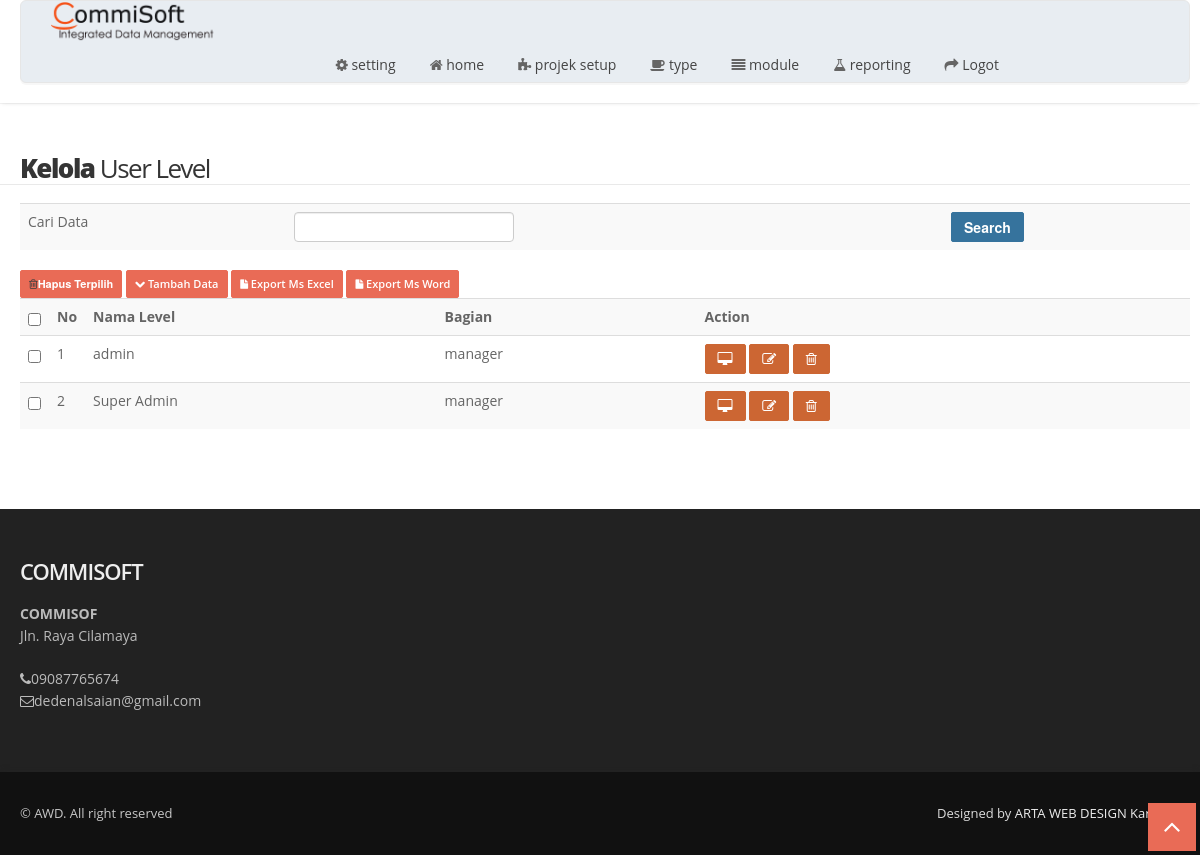
Screenshot of /index.php/userlevel with the database file from the repository.
### tables this page shows
CREATE TABLE `tbl_menu`  (
  `id_menu` int(11) NOT NULL AUTO_INCREMENT,
  `title` varchar(50) NOT NULL,
  `url` varchar(30) NOT NULL,
  `icon` varchar(30) NOT NULL,
  `is_main_menu` int(11) NOT NULL,
  `is_aktif` enum('y','n') NOT NULL COMMENT 'y=yes,n=no',
  PRIMARY KEY (`id_menu`) USING BTREE
);

CREATE TABLE `tbl_user_level`  (
  `id_user_level` int(11) NOT NULL AUTO_INCREMENT,
  `nama_level` varchar(30) NOT NULL,
  `bagian` varchar(100) NOT NULL,
  PRIMARY KEY (`id_user_level`) USING BTREE
);

CREATE TABLE `tbl_perusahaan`  (
  `id_perusahaan` int(11) NOT NULL AUTO_INCREMENT,
  `kode` varchar(6) NOT NULL,
  `nama_perusahaan` varchar(100) NOT NULL,
  `biodata` text NOT NULL,
  `no_izin` varchar(50) NOT NULL,
  `no_hp` varchar(20) NOT NULL,
  `no_pajak` varchar(25) NOT NULL,
  `alamat` text NOT NULL,
  `email` varchar(250) NOT NULL,
  `password_email` varchar(250) NOT NULL,
  `tgl_berdiri` date NOT NULL,
  `images` text NOT NULL,
  PRIMARY KEY (`id_perusahaan`) USING BTREE
);

### application/libraries/Template.php (called while the page is built)
<?php if ( ! defined('BASEPATH')) exit('No direct script access allowed');
class Template {
		var $template_data = array();
		function set($name, $value)
		{
			$this->template_data[$name] = $value;
		}
		function load($template = '', $view = '' , $view_data = array(), $return = FALSE)
		{
			$this->CI =& get_instance();
			$this->set('contents', $this->CI->load->view($view, $view_data, TRUE));
			return $this->CI->load->view($template, $this->template_data, $return);
		}
}

### application/controllers/Userlevel.php (called while the page is built, shortened)
<?php
class Userlevel extends CI_Controller
{
    public function index()
    {
         $q = urldecode($this->input->get('q', TRUE));
        $start = intval($this->uri->segment(3));
        if ($q <> '') {
            $config['base_url'] = base_url() . 'index.php/kelolamenu/index?q=' . urlencode($q);
            $config['first_url'] = base_url() . 'index.php/kelolamenu/index?q=' . urlencode($q);
        } else {
            $config['base_url'] = base_url() . 'index.php/kelolamenu/index/';
            $config['first_url'] = base_url() . 'index.php/kelolamenu/index/';
        }
        $config['per_page'] = 10;
        $config['page_query_string'] = TRUE;
        $config['total_rows'] = $this->User_level_model->total_rows($q);
        $userlevel = $this->User_level_model->get_limit_data($config['per_page'], $start, $q);
        $config['first_link']       = 'First';
        $config['last_link']        = 'Last';
        $config['next_link']        = 'Next';
        $config['prev_link']        = 'Prev';
        $config['full_tag_open']    = '<div class="pagination full-right"><nav><ul>';
        $config['full_tag_close']   = '</ul></nav></div>';
        $config['num_tag_open']     = '<li class="page-item">';
        $config['num_tag_close']    = '</li>';
        $config['cur_tag_open']     = '<li class="active"><span class="page-link">';
        $config['cur_tag_close']    = '<span class="sr-only"></span></span></li>';
        $config['next_tag_open']    = '<li class="page-item"><span class="page-link">';
        $config['next_tagl_close']  = '<span aria-hidden="true">&raquo;</span></span></li>';
        $config['prev_tag_open']    = '<li class="page-item"><span class="page-link">';
        $config['prev_tagl_close']  = '</span>Next</li>';
        $config['first_tag_open']   = '<li class="page-item"><span class="page-link">';
        $config['first_tagl_close'] = '</span></li>';
        $config['last_tag_open']    = '<li class="page-item"><span class="page-link">';
        $config['last_tagl_close']  = '</span></li>';
        $this->pagination->initialize($config);
        $data = array(
            'userlevel_data' => $userlevel,
            'q' => $q,
            'pagination' => $this->pagination->create_links(),
            'total_rows' => $config['total_rows'],
            'start' => $start,
        );
        $this->template->load('template','userlevel/tbl_user_level_list',$data);
    }
}

### index.php (called while the page is built, shortened)
<?php
require_once BASEPATH.'core/CodeIgniter.php';

### application/config/config.php (called while the page is built, shortened)
<?php
$config['base_url'] = ((isset($_SERVER['HTTPS']) && $_SERVER['HTTPS'] == "on") ? "https" : "http");
$config['base_url'] .= "://" . $_SERVER['HTTP_HOST'];
$config['base_url'] .= str_replace(basename($_SERVER['SCRIPT_NAME']), "", $_SERVER['SCRIPT_NAME']);
$config['index_page'] = 'index.php';
$config['uri_protocol']	= 'REQUEST_URI';
$config['url_suffix'] = '';
$config['language']	= 'english';
$config['charset'] = 'UTF-8';
$config['enable_hooks'] = FALSE;
$config['subclass_prefix'] = 'MY_';
$config['composer_autoload'] = FALSE;
$config['permitted_uri_chars'] = 'a-z 0-9~%.:_\-';
$config['enable_query_strings'] = FALSE;
$config['controller_trigger'] = 'c';
$config['function_trigger'] = 'm';
$config['directory_trigger'] = 'd';
$config['allow_get_array'] = TRUE;
$config['log_threshold'] = 0;
$config['log_path'] = '';
$config['log_file_extension'] = '';
$config['log_file_permissions'] = 0644;
$config['log_date_format'] = 'Y-m-d H:i:s';
$config['error_views_path'] = '';
$config['cache_path'] = '';
$config['cache_query_string'] = FALSE;
$config['encryption_key'] = '';
$config['sess_driver'] = 'files';
$config['sess_cookie_name'] = 'ci_session';
$config['sess_expiration'] = 7200;
$config['sess_save_path'] = NULL;
$config['sess_match_ip'] = FALSE;
$config['sess_time_to_update'] = 300;
$config['sess_regenerate_destroy'] = FALSE;
$config['cookie_prefix']	= '';
$config['cookie_domain']	= '';
$config['cookie_path']		= '/';
$config['cookie_secure']	= FALSE;
$config['cookie_httponly'] 	= FALSE;
$config['standardize_newlines'] = FALSE;
$config['global_xss_filtering'] = FALSE;
$config['csrf_protection'] = FALSE;
$config['csrf_token_name'] = 'csrf_test_name';
$config['csrf_cookie_name'] = 'csrf_cookie_name';
$config['csrf_expire'] = 7200;
$config['csrf_regenerate'] = TRUE;
$config['csrf_exclude_uris'] = array();
$config['compress_output'] = FALSE;
$config['time_reference'] = 'local';
$config['rewrite_short_tags'] = FALSE;
$config['proxy_ips'] = '';

### application/models/User_level_model.php (called while the page is built, shortened)
<?php
class User_level_model extends CI_Model
{
    public $table = 'tbl_user_level';
    public $id = 'id_user_level';
    public $order = 'DESC';
    function total_rows($q = NULL) {
        $this->db->like('id_user_level', $q);
	$this->db->or_like('nama_level', $q);
	$this->db->from($this->table);
        return $this->db->count_all_results();
    }
    function get_limit_data($limit, $start = 0, $q = NULL) {
        $this->db->order_by($this->id, $this->order);
        $this->db->like('id_user_level', $q);
	$this->db->or_like('nama_level', $q);
	$this->db->limit($limit, $start);
        return $this->db->get($this->table)->result();
    }
}

### application/views/template.php (the view, shortened to what this page needs)
<?php $perus = $this->db->get_where('tbl_perusahaan','id_perusahaan=1')->row();?>
<!DOCTYPE html>
<html lang="en">
<head>
  <link href="<?=base_url('') ?>assets/css/bootstrap.css" rel="stylesheet" />
  <link href="<?=base_url('') ?>assets/css/bootstrap-responsive.css" rel="stylesheet" />
  <link href="<?=base_url('') ?>assets/css/flexslider.css" rel="stylesheet" />
  <link href="<?=base_url('') ?>assets/css/prettyPhoto.css" rel="stylesheet" />
  <link href="<?=base_url('') ?>assets/css/camera.css" rel="stylesheet" />
  <link href="<?=base_url('') ?>assets/css/jquery.bxslider.css" rel="stylesheet" />
  <link href="<?=base_url('') ?>assets/css/style.css" rel="stylesheet" />
  <link href="<?=base_url('') ?>assets/color/default.css" rel="stylesheet" />
</head>
<body>
  <div id="wrapper">
    <header>
      <div class="container">
        <div class="row nomargin pricing-box-wrap animated-fast flyIn">
          <div class="span2">
            <div class="logo">
              <a href="<?=base_url('') ?>"><img src="<?=base_url('assets/') ?>img/logo.png" alt="ARTA WEB DESIGN KARAWANG"/></a>
            </div>
          </div>
          <div class="span10">
            <div class="navbar navbar-static-top">
              <div class="navigation">
                <nav>
                  <ul class="nav topnav">
                      <?php
        $setting = $this->db->get_where('tbl_setting',array('id_setting'=>1))->row_array();
        if($setting['value']=='ya'){
            $id_user_level = $this->session->userdata('id_user_level');
            $sql_menu = "SELECT *
            FROM tbl_menu
            WHERE id_menu in(select id_menu from tbl_hak_akses where id_user_level=$id_user_level) and is_main_menu=0 and is_aktif='y' order by id_menu asc";
        }else{
            $sql_menu = "select * from tbl_menu where is_aktif='y' and is_main_menu=0 order by id_menu asc";
        }
        $main_menu = $this->db->query($sql_menu)->result();
        foreach ($main_menu as $menu){
            $this->db->where('is_main_menu',$menu->id_menu);
            $this->db->where('is_aktif','y');
            $this->db->order_by('id_menu', 'asc');
            $submenu = $this->db->get('tbl_menu');
            if($submenu->num_rows()>0){
                echo "<li class='dropdown'>
                        <a href='#'>
                            <i class='$menu->icon'></i> <span>".strtolower($menu->title)."</span>
                            <span class='pull-right-container'>
                                <i class='fa fa-angle-left pull-right'></i>
                            </span>
                        </a>
                        <ul class='dropdown-menu' >";
                        echo" </ul>
                    </li>";
            }else{
                echo "<li>";
                echo anchor($menu->url,"<i class='".$menu->icon."'></i> ".strtolower($menu->title));
                echo "</li>";
            }
        }
        ?>
                  <li><?php echo anchor('auth/logout',"<i class='icon-share-alt'></i> Logot");?></li>
                  </ul>
                </nav>
              </div>
            </div>
          </div>
        </div>
      </div>
    </header>
      <?=$contents ?>
    <footer>
      <div class="container">
        <div class="row">
          <div class="span12">
            <div class="widget">
              <h5 class="widgetheading">COMMISOFT</h5>
              			<address>
							<strong><?=$perus->nama_perusahaan;?></strong><br>
							<?=$perus->alamat;?> <br>
						</address>
              <p>
                <i class="icon-phone"></i><?=$perus->no_hp;?><br>
                <i class="icon-envelope-alt"></i><?=$perus->email;?>
              </p>
            </div>
          </div>
        </div>
      </div>
      <div id="sub-footer">
        <div class="container">
          <div class="row">
            <div class="span6">
              <div class="copyright">
                <p><span>&copy; AWD. All right reserved</span></p>
              </div>
            </div>
            <div class="span6">
              <div class="credits">
                Designed by <a href="<?=base_url('') ?>">ARTA WEB DESIGN Karawang</a>
              </div>
            </div>
          </div>
        </div>
      </div>
    </footer>
  <a href="#" class="scrollup"><i class="icon-angle-up icon-square icon-bglight icon-2x active"></i></a>
</body>
</html>

### application/views/userlevel/tbl_user_level_list.php (shortened to what this page needs)
<section id="content">
     <div class="container">
       <div class="row">
         <div class="span12">
           <h4 class="title"><strong>Kelola</strong> User Level</h4>
            <div class="row">
           <div class="span12">
               <div class="box box-warning box-solid">
           <form action="<?php echo site_url('userlevel/index'); ?>" class="form-inline" method="get">
                     <table class="table table-striped">
                           <tr><td width="250">Cari Data</td><td> <input type="text" class="form-control" name="q" value="<?php echo $q; ?>">
                               </td>
                               <td><button class="btn btn-primary btn-sm" type="submit">Search</button></td></tr>
                       </table>
               </form>
       </div>
       <form action="<?php echo site_url('userlevel/delete_select'); ?>" class="form-inline" method="post">
       <button class="btn btn-small btn-theme" type="submit"><i class="icon-trash"></i>Hapus Terpilih </button>
       <a href="<?php echo site_url('userlevel/create'); ?>" class="btn btn-small btn-theme"><i class="icon-chevron-down"></i> Tambah Data</a>
       <?php echo anchor(site_url('userlevel/excel'), '<i class="icon-file" aria-hidden="true"></i> Export Ms Excel', 'class="btn btn-small btn-theme"'); ?>
       <?php echo anchor(site_url('userlevel/word'), '<i class="icon-file" aria-hidden="true"></i> Export Ms Word', 'class="btn btn-small btn-theme"'); ?>
       <table class="table table-striped" style="margin-bottom: 10px">
           <tr>
           <th><input type="checkbox" id="checkall"></th>
           <th>No</th>
           <th>Nama Level</th>
           <th>Bagian</th>
           <th>Action</th>
           </tr><?php
           foreach ($userlevel_data as $userlevel)
           {
               ?>
               <tr>
           <td width="10px"><input type="checkbox" class="checkitem" name="pilih[]" value="<?=$userlevel->id_user_level?>"></td>
           <td width="10px"><?php echo ++$start ?></td>
           <td><?php echo $userlevel->nama_level ?></td>
           <td><?php echo $userlevel->bagian ?></td>
           <td>
               <?php
               echo anchor(site_url('userlevel/akses/'.$userlevel->id_user_level),'<i class="icon-desktop" ></i>','class="btn btn-danger btn-sm"');
               echo anchor(site_url('userlevel/update/'.$userlevel->id_user_level),'<i class="icon-edit" ></i>','class="btn btn-danger btn-sm"');
                echo anchor(site_url('userlevel/delete/'.$userlevel->id_user_level),'<i class="icon-trash" ></i>','class="btn btn-danger btn-sm"');
               ?>
           </td>
       </tr>
               <?php
           }
           ?>
       </table>
       <?php echo $pagination ?></form>
           </div>
           </div>
           </div>
           <div class="blankline30"></div>
           <div class="solidline"></div>
           <div class="blankline20"></div>
         </div>
       </div>
     </div>

### rows the page displays
tbl_menu: title "setting"
tbl_menu: url+icon+title "home"
tbl_menu: title "projek setup"
tbl_menu: title "type"
tbl_menu: title "module"
tbl_menu: title "reporting"
tbl_user_level: nama_level "admin", bagian "manager"
tbl_user_level: nama_level "Super Admin", bagian "manager"
tbl_perusahaan: nama_perusahaan "COMMISOF", alamat "Jln. Raya Cilamaya", no_hp "09087765674", email "dedenalsaian@gmail.com"

### other values shown
anchor('auth/logout',"<i class='icon-share-alt'></i> Logot") "Logot"
